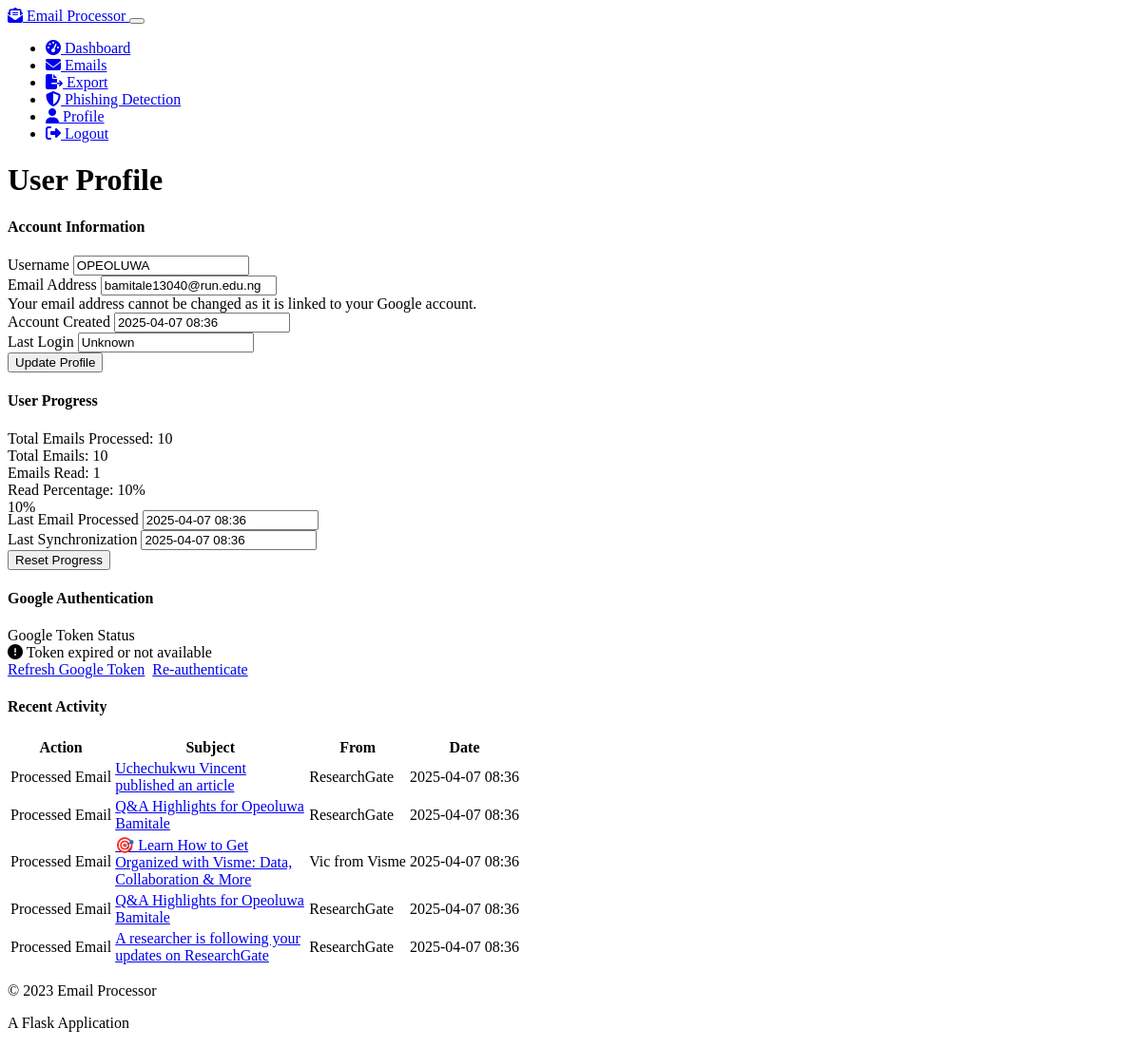
The app's page /profile (signed in) with its own data.
### models.py (models this page shows, shortened)
class User(UserMixin, db.Model):
    id = db.Column(db.Integer, primary_key=True)
    username = db.Column(db.String(64), unique=True, nullable=False)
    email = db.Column(db.String(120), unique=True, nullable=False)
    password_hash = db.Column(db.String(256))
    gmail_access_token = db.Column(db.String(256))
    gmail_refresh_token = db.Column(db.String(256))
    gmail_token_expiry = db.Column(db.DateTime)
    created_at = db.Column(db.DateTime, default=datetime.utcnow)
    last_login = db.Column(db.DateTime)
    emails = db.relationship('Email', backref='user', lazy=True)
    progress = db.relationship('UserProgress', backref='user', lazy=True, uselist=False)

class UserProgress(db.Model):
    id = db.Column(db.Integer, primary_key=True)
    user_id = db.Column(db.Integer, db.ForeignKey('user.id'), unique=True, nullable=False)
    total_emails_processed = db.Column(db.Integer, default=0)
    last_email_processed = db.Column(db.DateTime)
    last_sync_date = db.Column(db.DateTime)
    emails_read = db.Column(db.Integer, default=0)
    favorite_senders = db.Column(db.Text)  # Store as JSON

class Email(db.Model):
    id = db.Column(db.Integer, primary_key=True)
    user_id = db.Column(db.Integer, db.ForeignKey('user.id'), nullable=False)
    message_id = db.Column(db.String(256), nullable=False)
    sender = db.Column(db.String(120), nullable=False)
    sender_name = db.Column(db.String(120))
    recipient = db.Column(db.String(120), nullable=False)
    subject = db.Column(db.String(512))
    body_text = db.Column(db.Text)
    body_html = db.Column(db.Text)
    body_cleaned = db.Column(db.Text)
    date_received = db.Column(db.DateTime)
    date_processed = db.Column(db.DateTime, default=datetime.utcnow)
    is_read = db.Column(db.Boolean, default=False)

### user_progress.py (the view)
@user_progress_bp.route("/profile")
@login_required
def profile():
    progress = UserProgress.query.filter_by(user_id=current_user.id).first()
    if not progress:
        progress = UserProgress(user_id=current_user.id)
        db.session.add(progress)
        db.session.commit()
    total_emails = Email.query.filter_by(user_id=current_user.id).count()
    read_emails = Email.query.filter_by(user_id=current_user.id, is_read=True).count()
    read_percentage = (read_emails / total_emails * 100) if total_emails > 0 else 0
    favorite_senders = {}
    if progress.favorite_senders:
        try:
            favorite_senders = json.loads(progress.favorite_senders)
        except:
            favorite_senders = {}
    recent_emails = Email.query.filter_by(user_id=current_user.id)\
        .order_by(Email.date_processed.desc())\
        .limit(5).all()
    now = datetime.utcnow()
    return render_template('profile.html',
                          user=current_user,
                          progress=progress,
                          total_emails=total_emails,
                          read_emails=read_emails,
                          read_percentage=read_percentage,
                          favorite_senders=favorite_senders,
                          recent_emails=recent_emails,
                          now=now)

### app.py (called while the page is built)
@login_manager.user_loader
def load_user(user_id):
    from models import User
    return User.query.get(int(user_id))

### templates/profile.html (shortened to what this page needs)
{% extends 'base.html' %}
{% block content %}
<div class="row mb-4">
    <div class="col">
        <h1 class="mb-4">User Profile</h1>
    </div>
</div>
<div class="row">
    <div class="col-md-6 mb-4">
        <div class="card bg-dark">
            <div class="card-header">
                <h4 class="mb-0">Account Information</h4>
            </div>
            <div class="card-body">
                <form action="{{ url_for('user_progress_bp.update_username') }}" method="POST">
                    <div class="mb-3">
                        <label for="username" class="form-label">Username</label>
                        <input type="text" class="form-control" id="username" name="username" value="{{ user.username }}">
                    </div>
                    <div class="mb-3">
                        <label for="email" class="form-label">Email Address</label>
                        <input type="email" class="form-control" id="email" value="{{ user.email }}" readonly>
                        <div class="form-text">Your email address cannot be changed as it is linked to your Google account.</div>
                    </div>
                    <div class="mb-3">
                        <label class="form-label">Account Created</label>
                        <input type="text" class="form-control" value="{{ user.created_at.strftime('%Y-%m-%d %H:%M') if user.created_at else 'Unknown' }}" readonly>
                    </div>
                    <div class="mb-3">
                        <label class="form-label">Last Login</label>
                        <input type="text" class="form-control" value="{{ user.last_login.strftime('%Y-%m-%d %H:%M') if user.last_login else 'Unknown' }}" readonly>
                    </div>
                    <button type="submit" class="btn btn-primary">Update Profile</button>
                </form>
            </div>
        </div>
    </div>
    <div class="col-md-6 mb-4">
        <div class="card bg-dark mb-4">
            <div class="card-header">
                <h4 class="mb-0">User Progress</h4>
            </div>
            <div class="card-body">
                <div class="d-flex justify-content-between mb-2">
                    <span>Total Emails Processed:</span>
                    <span class="badge bg-primary">{{ progress.total_emails_processed }}</span>
                </div>
                <div class="d-flex justify-content-between mb-2">
                    <span>Total Emails:</span>
                    <span class="badge bg-info">{{ total_emails }}</span>
                </div>
                <div class="d-flex justify-content-between mb-2">
                    <span>Emails Read:</span>
                    <span class="badge bg-success">{{ read_emails }}</span>
                </div>
                <div class="d-flex justify-content-between mb-2">
                    <span>Read Percentage:</span>
                    <span class="badge bg-warning">{{ read_percentage|round|int }}%</span>
                </div>
                <div class="progress mt-3 mb-4">
                    <div class="progress-bar" role="progressbar" style="width: {{ read_percentage }}%" aria-valuenow="{{ read_percentage }}" aria-valuemin="0" aria-valuemax="100">{{ read_percentage|round|int }}%</div>
                </div>
                <div class="mb-3">
                    <label class="form-label">Last Email Processed</label>
                    <input type="text" class="form-control" value="{{ progress.last_email_processed.strftime('%Y-%m-%d %H:%M') if progress.last_email_processed else 'Never' }}" readonly>
                </div>
                <div class="mb-3">
                    <label class="form-label">Last Synchronization</label>
                    <input type="text" class="form-control" value="{{ progress.last_sync_date.strftime('%Y-%m-%d %H:%M') if progress.last_sync_date else 'Never' }}" readonly>
                </div>
                <form action="{{ url_for('user_progress_bp.reset_progress') }}" method="POST" onsubmit="return confirm('Are you sure you want to reset your progress? This will delete all your processed emails.');">
                    <button type="submit" class="btn btn-danger">Reset Progress</button>
                </form>
            </div>
        </div>
        <div class="card bg-dark">
            <div class="card-header">
                <h4 class="mb-0">Google Authentication</h4>
            </div>
            <div class="card-body">
                <div class="mb-3">
                    <label class="form-label">Google Token Status</label>
                    {% if user.gmail_token_expiry and user.gmail_token_expiry > now %}
                        <div class="alert alert-success">
                            <i class="fas fa-check-circle"></i> Token active until {{ user.gmail_token_expiry.strftime('%Y-%m-%d %H:%M') }}
                        </div>
                    {% else %}
                        <div class="alert alert-warning">
                            <i class="fas fa-exclamation-circle"></i> Token expired or not available
                        </div>
                    {% endif %}
                </div>
                <a href="{{ url_for('google_auth.refresh_token') }}" class="btn btn-primary">Refresh Google Token</a>
                <a href="{{ url_for('google_auth.login') }}" class="btn btn-outline-primary">Re-authenticate</a>
            </div>
        </div>
    </div>
</div>
<div class="row mb-4">
    <div class="col-12">
        <div class="card bg-dark">
            <div class="card-header">
                <h4 class="mb-0">Recent Activity</h4>
            </div>
            <div class="card-body">
                {% if recent_emails %}
                    <div class="table-responsive">
                        <table class="table table-hover">
                            <thead>
                                <tr>
                                    <th>Action</th>
                                    <th>Subject</th>
                                    <th>From</th>
                                    <th>Date</th>
                                </tr>
                            </thead>
                            <tbody>
                                {% for email in recent_emails %}
                                    <tr>
                                        <td>Processed Email</td>
                                        <td class="text-truncate" style="max-width: 200px;">
                                            <a href="{{ url_for('email_processor_bp.email_detail', email_id=email.id) }}">
                                                {{ email.subject }}
                                            </a>
                                        </td>
                                        <td>{{ email.sender_name or email.sender }}</td>
                                        <td>{{ email.date_processed.strftime('%Y-%m-%d %H:%M') }}</td>
                                    </tr>
                                {% endfor %}
                            </tbody>
                        </table>
                    </div>
                {% else %}
                    <p class="text-muted">No recent activity</p>
                {% endif %}
            </div>
        </div>
    </div>
</div>
{% endblock %}

### static/css/custom.css (style rules this page uses)
.card { transition: transform 0.2s ease-in-out; }
.progress { background-color: rgba(255, 255, 255, 0.1); border-radius: 0.5rem; height: 0.75rem; }
.progress-bar { background-color: var(--bs-primary); border-radius: 0.5rem; }
.btn { margin-right: 0.25rem; }
.alert { border-radius: 0.5rem; }

### records on screen
User: username "OPEOLUWA", email "bamitale13040@run.edu.ng", created_at "2025-04-07 08:36", last_login "Unknown"
UserProgress: total_emails_processed "10", last_email_processed "2025-04-07 08:36", last_sync_date "2025-04-07 08:36"
Email: subject "Uchechukwu Vincent published an article", sender_name "ResearchGate", date_processed "2025-04-07 08:36"
Email: subject "Q&A Highlights for Opeoluwa Bamitale", sender_name "ResearchGate", date_processed "2025-04-07 08:36"
Email: subject "🎯 Learn How to Get Organized with Visme: Data, Collaboration & More", sender_name "Vic from Visme", date_processed "2025-04-07 08:36"
Email: subject "Q&A Highlights for Opeoluwa Bamitale", sender_name "ResearchGate", date_processed "2025-04-07 08:36"
Email: subject "A researcher is following your updates on ResearchGate", sender_name "ResearchGate", date_processed "2025-04-07 08:36"

### other values on screen
{{ total_emails }} "10"
{{ read_emails }} "1"
{{ read_percentage|round|int }} "10"
